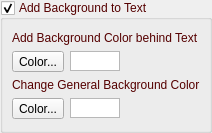
       <widget class="QGroupBox" name="groupBoxAddBackgroundToText2">
        <property name="palette">
         <palette>
          <active>
           <colorrole role="WindowText">
            <brush brushstyle="SolidPattern">
             <color alpha="255">
              <red>85</red>
              <green>0</green>
              <blue>0</blue>
             </color>
            </brush>
           </colorrole>
          </active>
          <inactive>
           <colorrole role="WindowText">
            <brush brushstyle="SolidPattern">
             <color alpha="255">
              <red>85</red>
              <green>0</green>
              <blue>0</blue>
             </color>
            </brush>
           </colorrole>
          </inactive>
          <disabled>
           <colorrole role="WindowText">
            <brush brushstyle="SolidPattern">
             <color alpha="255">
              <red>120</red>
              <green>120</green>
              <blue>120</blue>
             </color>
            </brush>
           </colorrole>
          </disabled>
         </palette>
        </property>
        <property name="title">
         <string>Add Background to Text</string>
        </property>
        <property name="flat">
         <bool>false</bool>
        </property>
        <property name="checkable">
         <bool>true</bool>
        </property>
        <layout class="QVBoxLayout" name="verticalLayout_13">
         <property name="leftMargin">
          <number>9</number>
         </property>
         <property name="rightMargin">
          <number>9</number>
         </property>
         <item>
          <widget class="QLabel" name="labelAddBKColorToText2">
           <property name="text">
            <string>Add Background Color behind Text</string>
           </property>
          </widget>
         </item>
         <item>
          <layout class="QHBoxLayout" name="horizontalLayout_33">
           <property name="topMargin">
            <number>0</number>
           </property>
           <property name="bottomMargin">
            <number>0</number>
           </property>
           <item>
            <widget class="QToolButton" name="toolButtonAddBKColorText2">
             <property name="text">
              <string>Color...</string>
             </property>
            </widget>
           </item>
           <item>
            <widget class="QGraphicsView" name="graphicViewAddBKColor2">
             <property name="minimumSize">
              <size>
               <width>50</width>
               <height>20</height>
              </size>
             </property>
             <property name="maximumSize">
              <size>
               <width>50</width>
               <height>20</height>
              </size>
             </property>
            </widget>
           </item>
           <item>
            <spacer name="horizontalSpacer_14">
             <property name="orientation">
              <enum>Qt::Horizontal</enum>
             </property>
             <property name="sizeHint" stdset="0">
              <size>
               <width>40</width>
               <height>20</height>
              </size>
             </property>
            </spacer>
           </item>
          </layout>
         </item>
         <item>
          <widget class="QLabel" name="labelChangeGeneralBKColor2">
           <property name="text">
            <string>Change General Background Color</string>
           </property>
          </widget>
         </item>
         <item>
          <layout class="QHBoxLayout" name="horizontalLayout_34">
           <property name="topMargin">
            <number>0</number>
           </property>
           <property name="bottomMargin">
            <number>0</number>
           </property>
           <item>
            <widget class="QToolButton" name="toolButtonChangeGenBKColor2">
             <property name="text">
              <string>Color...</string>
             </property>
            </widget>
           </item>
           <item>
            <widget class="QGraphicsView" name="graphicViewChangeGenBKColor2">
             <property name="minimumSize">
              <size>
               <width>50</width>
               <height>20</height>
              </size>
             </property>
             <property name="maximumSize">
              <size>
               <width>50</width>
               <height>20</height>
              </size>
             </property>
            </widget>
           </item>
           <item>
            <spacer name="horizontalSpacer_15">
             <property name="orientation">
              <enum>Qt::Horizontal</enum>
             </property>
             <property name="sizeHint" stdset="0">
              <size>
               <width>40</width>
               <height>20</height>
              </size>
             </property>
            </spacer>
           </item>
          </layout>
         </item>
        </layout>
       </widget>
